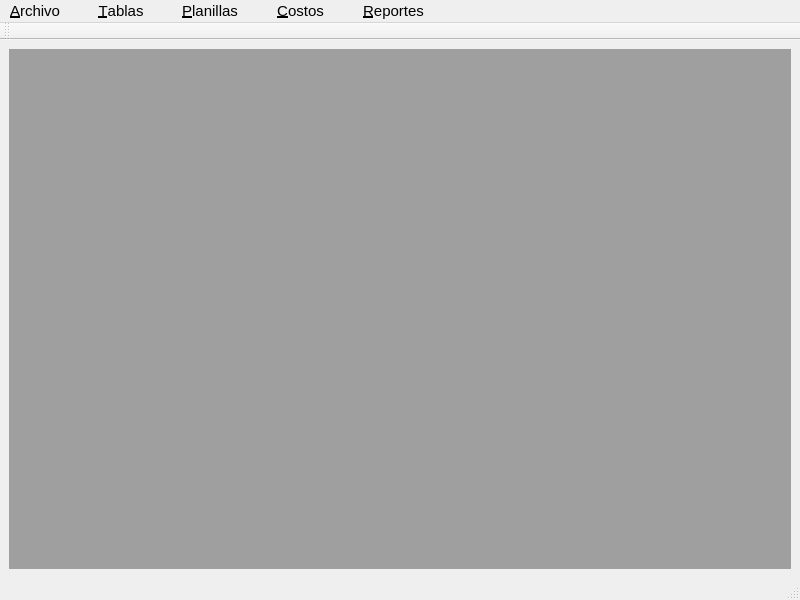
<?xml version="1.0" encoding="UTF-8"?>
<ui version="4.0">
 <class>MainWindow</class>
 <widget class="QMainWindow" name="MainWindow">
  <property name="geometry">
   <rect>
    <x>0</x>
    <y>0</y>
    <width>800</width>
    <height>600</height>
   </rect>
  </property>
  <property name="windowTitle">
   <string>..::La Imperial::..</string>
  </property>
  <widget class="QWidget" name="centralwidget">
   <layout class="QVBoxLayout" name="verticalLayout">
    <item>
     <widget class="QMdiArea" name="mdiArea"/>
    </item>
   </layout>
  </widget>
  <widget class="QMenuBar" name="menubar">
   <property name="geometry">
    <rect>
     <x>0</x>
     <y>0</y>
     <width>800</width>
     <height>23</height>
    </rect>
   </property>
   <property name="font">
    <font>
     <family>Arial</family>
     <pointsize>11</pointsize>
     <weight>50</weight>
     <bold>false</bold>
    </font>
   </property>
   <property name="styleSheet">
    <string notr="true"/>
   </property>
   <widget class="QMenu" name="menuArchivo">
    <property name="title">
     <string>&amp;Archivo      </string>
    </property>
    <widget class="QMenu" name="menu_Base_de_datos">
     <property name="title">
      <string>&amp;Base de datos</string>
     </property>
     <addaction name="fileResguardarAction"/>
     <addaction name="fileResguardarEnAction"/>
     <addaction name="separator"/>
     <addaction name="fileRestaurarAction"/>
    </widget>
    <addaction name="menu_Base_de_datos"/>
    <addaction name="fileSalirAction"/>
   </widget>
   <widget class="QMenu" name="menu_Tablas">
    <property name="title">
     <string>&amp;Tablas      </string>
    </property>
    <addaction name="tablaProductosAction"/>
    <addaction name="separator"/>
    <addaction name="tablaVentasAction"/>
    <addaction name="tablaEgresosAction"/>
    <addaction name="separator"/>
    <addaction name="tablaProveedoresAction"/>
    <addaction name="tablaVendedoresProvAction"/>
    <addaction name="separator"/>
    <addaction name="tablaIngredientesAction"/>
   </widget>
   <widget class="QMenu" name="menu_Ventas">
    <property name="title">
     <string>&amp;Planillas      </string>
    </property>
    <addaction name="ventasPlanillaDiariaAction"/>
    <addaction name="ventasVentasDiariasAction"/>
    <addaction name="separator"/>
    <addaction name="ventasResumenFiscalAction"/>
   </widget>
   <widget class="QMenu" name="menu_Informes">
    <property name="title">
     <string>&amp;Reportes      </string>
    </property>
    <addaction name="repPlanillaDiariaAction"/>
    <addaction name="repVentaDiariaAction"/>
    <addaction name="separator"/>
   </widget>
   <widget class="QMenu" name="menu_Costo">
    <property name="title">
     <string>&amp;Costos      </string>
    </property>
    <addaction name="costosProdAction_2"/>
   </widget>
   <addaction name="menuArchivo"/>
   <addaction name="menu_Tablas"/>
   <addaction name="menu_Ventas"/>
   <addaction name="menu_Costo"/>
   <addaction name="menu_Informes"/>
  </widget>
  <widget class="QStatusBar" name="statusbar"/>
  <widget class="QToolBar" name="toolBar">
   <property name="windowTitle">
    <string>toolBar</string>
   </property>
   <attribute name="toolBarArea">
    <enum>TopToolBarArea</enum>
   </attribute>
   <attribute name="toolBarBreak">
    <bool>false</bool>
   </attribute>
  </widget>
  <action name="fileSalirAction">
   <property name="icon">
    <iconset resource="../../main_window.qrc">
     <normaloff>:/quit.png</normaloff>:/quit.png</iconset>
   </property>
   <property name="text">
    <string>&amp;Cerrar</string>
   </property>
   <property name="shortcut">
    <string>Alt+F4</string>
   </property>
  </action>
  <action name="tablaProductosAction">
   <property name="text">
    <string>&amp;Productos</string>
   </property>
  </action>
  <action name="tablaRubrosAction">
   <property name="text">
    <string>&amp;Rubros</string>
   </property>
  </action>
  <action name="action_Egresos">
   <property name="text">
    <string>&amp;Egresos</string>
   </property>
  </action>
  <action name="tablaEgresosAction">
   <property name="text">
    <string>&amp;Egresos</string>
   </property>
  </action>
  <action name="saldoDiarioAction">
   <property name="text">
    <string>S&amp;aldo diario</string>
   </property>
  </action>
  <action name="repPlanillaDiariaAction">
   <property name="text">
    <string>&amp;Planilla diaria</string>
   </property>
  </action>
  <action name="repVentaDiariaAction">
   <property name="text">
    <string>&amp;Venta diaria</string>
   </property>
  </action>
  <action name="infVendedoresAction">
   <property name="text">
    <string>V&amp;endedores</string>
   </property>
  </action>
  <action name="infEgresosAction">
   <property name="text">
    <string>&amp;Egresos</string>
   </property>
  </action>
  <action name="tablaVentasAction">
   <property name="text">
    <string>&amp;Ventas</string>
   </property>
  </action>
  <action name="tablaProveedoresAction">
   <property name="text">
    <string>&amp;Proveedores</string>
   </property>
  </action>
  <action name="tablaIngredientesAction">
   <property name="text">
    <string>&amp;Ingredientes</string>
   </property>
  </action>
  <action name="ventasPlanillaDiariaAction">
   <property name="text">
    <string>&amp;Planilla diaria</string>
   </property>
  </action>
  <action name="ventasVentasDiariasAction">
   <property name="text">
    <string>&amp;Ventas diarias</string>
   </property>
  </action>
  <action name="ventasResumenFiscalAction">
   <property name="text">
    <string>&amp;Resumen fiscal</string>
   </property>
  </action>
  <action name="costosProdAction">
   <property name="text">
    <string>Costos...</string>
   </property>
  </action>
  <action name="tablaVendedoresProvAction">
   <property name="text">
    <string>Vendedores Prov</string>
   </property>
  </action>
  <action name="fileResguardarAction">
   <property name="text">
    <string>&amp;Resguardar</string>
   </property>
  </action>
  <action name="fileRestaurarAction">
   <property name="text">
    <string>R&amp;estaurar</string>
   </property>
  </action>
  <action name="fileResguardarEnAction">
   <property name="text">
    <string>Resguardar en...</string>
   </property>
  </action>
  <action name="costosProdAction_2">
   <property name="text">
    <string>Ver...      </string>
   </property>
  </action>
 </widget>
 <resources>
  <include location="../../main_window.qrc"/>
 </resources>
 <connections/>
</ui>
